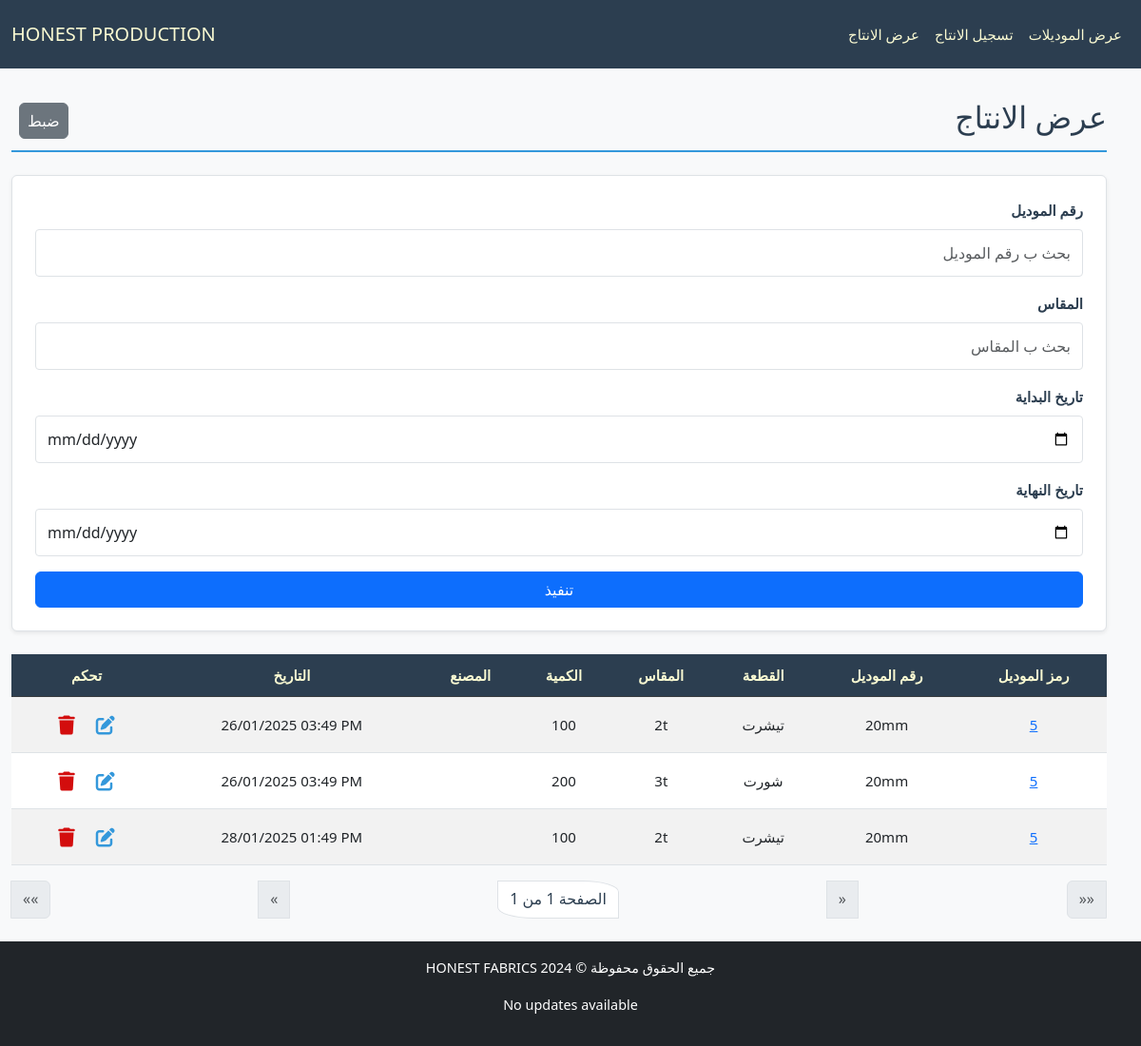
The page /production/production-list on the database as committed earlier.
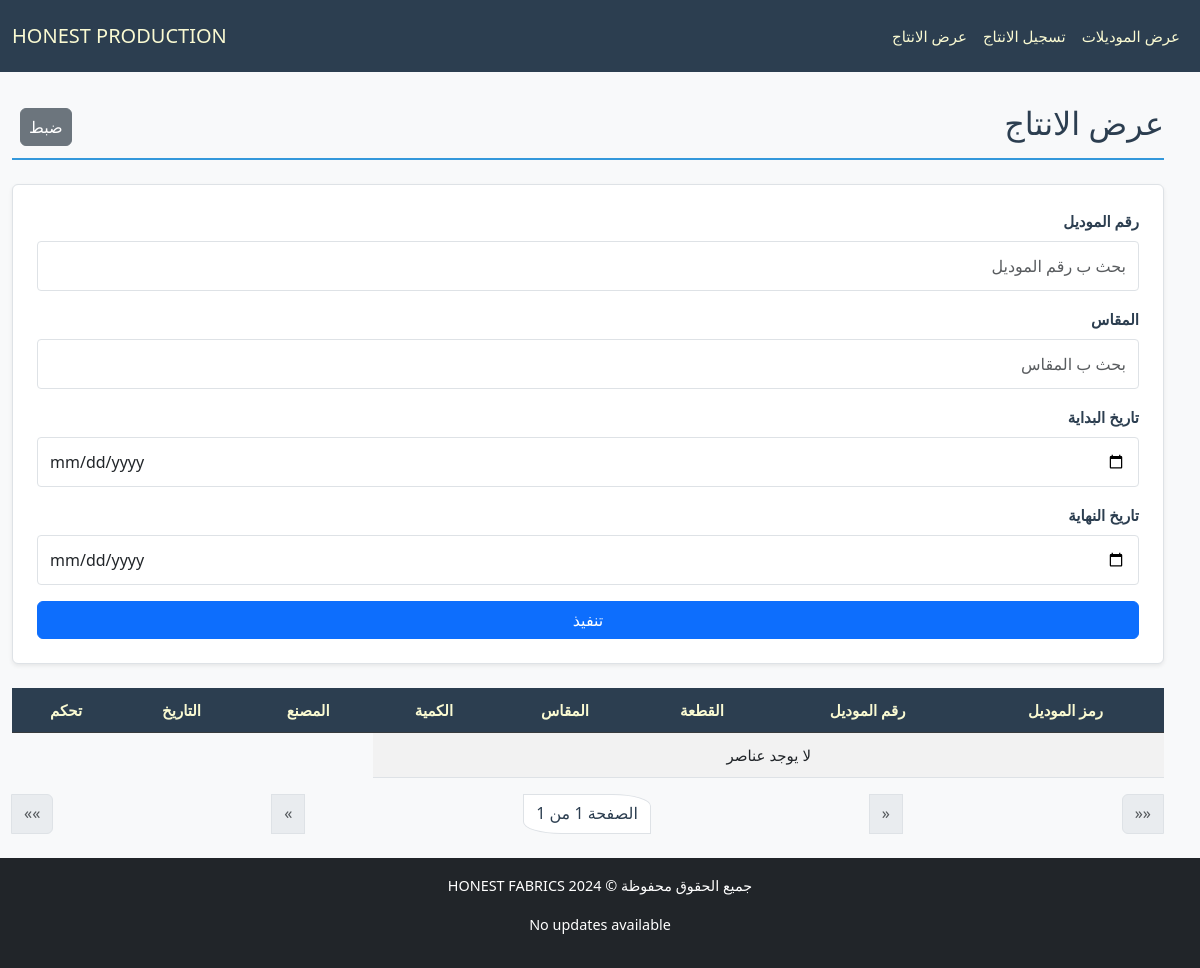
The same page on the database as committed later.
### production/models.py (models this page shows, shortened)
class ProductionPiece(models.Model):
    piece = models.ForeignKey(Piece, verbose_name="القطعة", on_delete=models.CASCADE, related_name="productions")
    created_at = models.DateTimeField(verbose_name="تاريخ الإنشاء", default=now)
    used_amount = models.IntegerField(verbose_name="الكمية للانتاج", default=0, blank=True)
    factory = models.CharField(max_length=50, verbose_name="المصنع", blank=True)

class Piece(models.Model):
    model = models.ForeignKey(Model, verbose_name="الموديل", on_delete=models.CASCADE, related_name="pieces")
    type = models.CharField(max_length=50, verbose_name="النوع", blank=True)
    size = models.CharField(max_length=50, verbose_name="المقاس", blank=True)
    available_amount = models.IntegerField(verbose_name="الكمية المتبقية", blank=True, default=0)
    used_amount = models.IntegerField(verbose_name="الكمية المستخدمة", default=0, blank=True)
    class Meta:
        ordering = ['size', 'type']

class Model(models.Model):
    id = models.AutoField(primary_key=True, verbose_name="الرمز")
    model_number = models.CharField(max_length=50, verbose_name="رقم الموديل", unique=True)
    created_at = models.DateTimeField(verbose_name="تاريخ الإنشاء", default=now)
    class Meta:
        ordering = ['-created_at']

### production/views.py (the view)
# urls.py: path('production-list', ProductionListingView.as_view(), name='production_list_view'),
class ProductionListingView(ListView):
    template_name = "production/list_production.html"
    model = ProductionPiece
    paginate_by = 30
    filter_fields = ["model_number", "type", "size", "start_date", "end_date"]
    def parse_date(self, date_str):
        try:
            normalized_date = date_str.replace("\\", "/")
            return datetime.strptime(normalized_date, "%Y-%m-%d")
        except (ValueError, AttributeError):
            return None
    def get_queryset(self):
        queryset = super().get_queryset()
        filters = Q()
        model_number = self.request.GET.get("model_number")
        if model_number:
            filters &= Q(piece__model__model_number__icontains=model_number)
        size = self.request.GET.get("size")
        if size:
            filters &= Q(piece__size__icontains=size)
        type = self.request.GET.get("type")
        if type:
            filters &= Q(piece__type__icontains=type)
        start_date = self.parse_date(self.request.GET.get("start_date"))
        end_date = self.parse_date(self.request.GET.get("end_date"))
        if start_date:
            filters &= Q(created_at__gte=start_date)
        if end_date:
            filters &= Q(created_at__lte=end_date)
        return queryset.filter(filters)
    def get_context_data(self, **kwargs):
        context = super().get_context_data(**kwargs)
        context["filter_fields"] = [
            {"field_name": "model_number", "verbose_name": "رقم الموديل", "value": self.request.GET.get("model_number", "")},
            {"field_name": "size", "verbose_name": "المقاس", "value": self.request.GET.get("size", "")},
            {"field_name": "start_date", "verbose_name": "تاريخ البداية", "value": self.request.GET.get("start_date", "")},
            {"field_name": "end_date", "verbose_name": "تاريخ النهاية", "value": self.request.GET.get("end_date", "")},
        ]
        return context

### production/templates/production/list_production.html (shortened to what the changed rows need)
{% extends "cloth/layout.html" %}
{% load math_filters %}
{% block body %}
    <div class="pt-4 section-title d-flex justify-content-between align-items-center">
        <h2>عرض الانتاج</h2>
    </div>
    <form method="get" class="filter-form mb-4 p-4 rounded shadow-sm">
        {% for filter_field in filter_fields %}
        <div class="form-group mb-3">
            <label for="filter_{{ forloop.counter }}" class="form-label">{{ filter_field.verbose_name }}</label>
            <input
                type="{% if filter_field.field_name in 'start_date end_date' %}date{% else %}text{% endif %}"
                id="filter_{{ forloop.counter }}"
                name="{{ filter_field.field_name }}"
                placeholder="بحث ب {{ filter_field.verbose_name }}"
                class="form-control"
                value="{{ filter_field.value }}">
        </div>
        {% endfor %}
    </form>
    <div class="table-responsive">
        <table class="table table-striped table-hover">
            <thead class="table-dark">
                <tr>
                    <th>رمز الموديل</th>
                    <th>رقم الموديل</th>
                    <th>القطعة</th>
                    <th>المقاس</th>
                    <th>الكمية</th>
                    <th>المصنع</th>
                    <th>التاريخ</th>
                    <th>تحكم</th>
                </tr>
            </thead>
            <tbody>
                {% for production_item in object_list %}
                <tr class="clickable-row" data-detail_url="{% url 'model_detail_view' production_item.piece.model.id %}">
                    <td>
                        <a href="{% url 'model_detail_view' production_item.piece.model.id %}">{{ production_item.piece.model.id }}</a>
                    </td>
                    <td>{{ production_item.piece.model.model_number }}</td>
                    <td>{{ production_item.piece.type }}</td>
                    <td>{{ production_item.piece.size }}</td>
                    <td>{{ production_item.used_amount }}</td>
                    <td>{{ production_item.factory }}</td>
                    <td dir="ltr">{{ production_item.created_at|date:"d/m/Y h:i A" }}</td>
                    <td>
                        <a class="px-2 btn" href="{% url 'productionpiece_edit' production_item.id %}">
                            <i class="fa-solid fa-pen-to-square fa-lg" style="color: #3498db;"></i>
                        </a>
                        <a class="px-2 btn" href="{% url 'productionpiece_delete' production_item.id %}">
                            <i class="fa-solid fa-trash fa-lg" style="color: #d30d0d;"></i></a>
                    </td>
                </tr>
                {% empty %}
                <tr>
                    <td colspan="5" class="text-center">لا يوجد عناصر</td>
                </tr>
                {% endfor %}
            </tbody>
        </table>
    </div>
{% endblock body %}

Rows that differ between the two databases and show on the page:
removed ProductionPiece: piece.model.id "5", piece.model.model_number "20mm", piece.type "تيشرت", piece.size "2t", used_amount "100", created_at "26/01/2025 03:49 PM"
removed ProductionPiece: piece.model.id "5", piece.model.model_number "20mm", piece.type "شورت", piece.size "3t", used_amount "200", created_at "26/01/2025 03:49 PM"
removed ProductionPiece: piece.model.id "5", piece.model.model_number "20mm", piece.type "تيشرت", piece.size "2t", used_amount "100", created_at "28/01/2025 01:49 PM"
Other text that changed with them:
text now shown: "لا يوجد عناصر"
